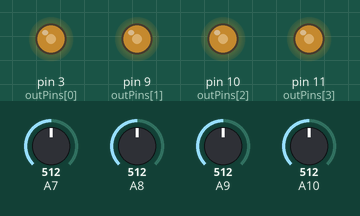
This sketch was run on a simulated Arduino Mega 2560, built with avr-gcc and run on an emulated ATmega2560. On the bench: output pins drawn as LEDs (lit = HIGH). The inputs (shaded band) are chosen by the test bench; at power-on: A7 = 512, A8 = 512, A9 = 512, A10 = 512.

Above: at 1.2 s.
1.3 s: A7 set to 716
At 2.2 s:
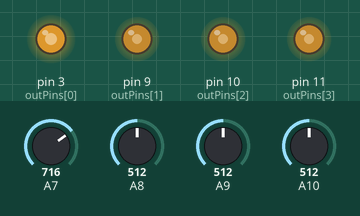
2.8 s: A8 set to 716
At 3.3 s:
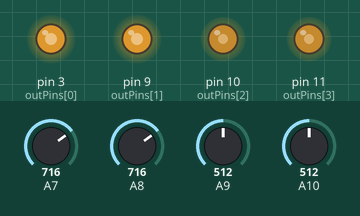
4.3 s: A9 set to 716
At 5.5 s:
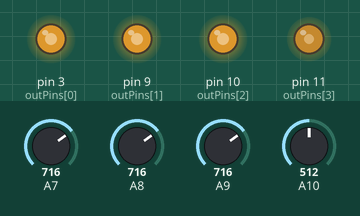
5.8 s: A10 set to 716
At 6.8 s:
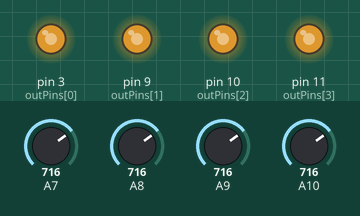
7.3 s: A7 set to 992
At 7.9 s:
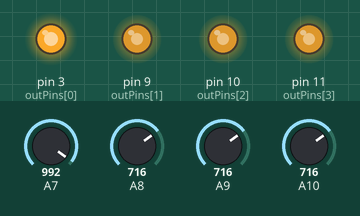
8.8 s: A8 set to 992
At 9.1 s:
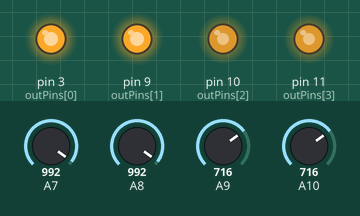
Timing chart, 0 to 11.3 s (numbered marks = the images above; inputs shaded):
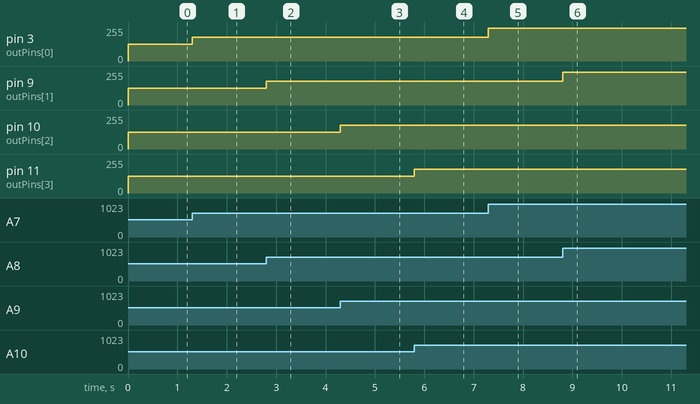

The sketch:

Led4All.ino
```cpp
/*
 *  https://github.com/Aqvic/Led4All
*/

const byte chCount = 4;

const byte  inPins[chCount] = {23, 24, 25, 26}; //a0, a1, a2, a3
const byte outPins[chCount] = {3, 9, 10, 11};

void setup() {

    // set[frequency]PWM() works only for D3, D9, D10, D11
    // For D5, D6 we use default 1Khz always. See Timer0 notice in PWM_frequency.txt
    // Uncomment one of them to choose frequency. Or leave all commented for default 500Hz:

    //set31KHzPWM();  // 31372.55 Hz
    //set4KHzPWM();   //  3921.16 Hz
    //set500HzPWM();  //   490.20 Hz DEFAULT (Notice: default PWM frequency can depend from bootloader)
    //set120HzPWM();  //   122.55 Hz
    //set30HzPWM();   //    30.64 Hz

    //initialize output pins to uotput & 0 value
    for(int i=0; i<chCount; i++){
        pinMode(outPins[i], OUTPUT);
        analogWrite(outPins[i], 0);
    }
}

void loop() {
    for(int i=0; i<chCount; i++){
        analogWrite(outPins[i], map(analogRead(inPins[i]), 0, 1023, 0, 255));
    }
}


void set31KHzPWM(){
    TCCR2B = TCCR2B & B11111000 | B00000001; //Timer2 D3, D11
    TCCR1B = TCCR1B & B11111000 | B00000001; //Timer1 D9, D10
}

void set4KHzPWM(){
    TCCR2B = TCCR2B & B11111000 | B00000010;
    TCCR1B = TCCR1B & B11111000 | B00000010;
}

void set500HzPWM(){
    TCCR2B = TCCR2B & B11111000 | B00000100;
    TCCR1B = TCCR1B & B11111000 | B00000011;
}

void set120HzPWM(){
    TCCR2B = TCCR2B & B11111000 | B00000110;
    TCCR1B = TCCR1B & B11111000 | B00000100;
}

void set30HzPWM(){
    TCCR2B = TCCR2B & B11111000 | B00000111;
    TCCR1B = TCCR1B & B11111000 | B00000101;
}
```

Measured:
- after the input at 1.3 s, pin 3 (outPins[0]): 127/255 → 178/255 at once
- after the input at 2.8 s, pin 9 (outPins[1]): 127/255 → 178/255 at once
- after the input at 4.3 s, pin 10 (outPins[2]): 127/255 → 178/255 at once
- after the input at 5.8 s, pin 11 (outPins[3]): 127/255 → 178/255 at once
- after the input at 7.3 s, pin 3 (outPins[0]): 178/255 → 247/255 at once
- after the input at 8.8 s, pin 9 (outPins[1]): 178/255 → 247/255 at once
